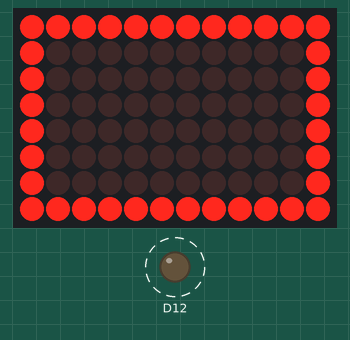
Simulated run of this sketch. Board: Arduino Uno R4 WiFi. Shown: 12×8 LED matrix, output pins drawn as LEDs (lit = HIGH). Dashed ring = blinking.

Above: at 0.25 s.
At 10.15 s:
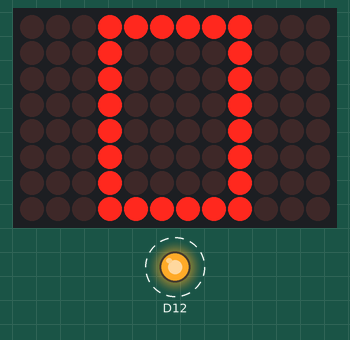
At 19.95 s:
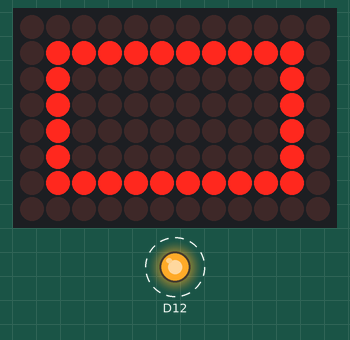
At 39.76 s:
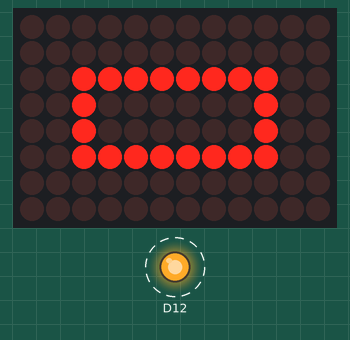
Timing chart, 0 to 40.0 s (numbered marks = the images above):
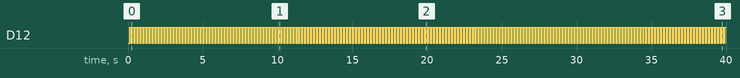

The sketch:

boxes_growing_closing.ino
```cpp
#include <Arduino_LED_Matrix.h>

ArduinoLEDMatrix matrix;

int index = 0;
unsigned long previousMillis = 0; // Variable to store the last time an action was taken
const unsigned long interval = 200; // Interval at which to run the action (e.g., 1000 milliseconds = 1 second)
unsigned long previousLEDMillis = 0; // Variable to store the last time an action was taken
const unsigned long ledInterval = 100; // Interval at which to run the action (e.g., 1000 milliseconds = 1 second)
bool isOn = false;

const uint32_t animation[][4] = {
	{
		0xfff80180,
		0x18018018,
		0x1801fff,
		66
	},
	{
		0x7fe40,
		0x24024024,
		0x27fe000,
		66
	},
	{
		0x3f,
		0xc2042043,
		0xfc000000,
		66
	},
	{
		0x0,
		0x1f81f80,
		0x0,
		66
	},
	{
		0x0,
		0xf00f00,
		0x0,
		66
	},
	{
		0x0,
		0x600600,
		0x0,
		66
	},
	{
		0x0,
		0x600600,
		0x0,
		66
	},
	{
		0x6,
		0x600600,
		0x60000000,
		66
	},
	{
		0xf009,
		0x900900,
		0x900f0000,
		66
	},
	{
		0x1f810810,
		0x81081081,
		0x81081f8,
		66
	},
	{
		0x20420420,
		0x42642642,
		0x4204204,
		66
	},
	{
		0x40240246,
		0x24624624,
		0x62402402,
		66
	},
	{
		0x8018f189,
		0x18918918,
		0x918f1801,
		66
	},
	{
		0x1f810810,
		0x81081081,
		0x81081f8,
		66
	},
	{
		0x20420420,
		0x42642642,
		0x4204204,
		66
	},
	{
		0x40240240,
		0x24f24f24,
		0x2402402,
		66
	},
	{
		0x80180180,
		0x19f99f98,
		0x1801801,
		66
	},
	{
		0x3f,
		0xc2042043,
		0xfc000000,
		66
	},
	{
		0x7fe40,
		0x24024024,
		0x27fe000,
		66
	},
	{
		0xfff80180,
		0x18018018,
		0x1801fff,
		66
	}
};

const int arrayLen = sizeof(animation) / sizeof(animation[0]) - 2;

void setup() {
  matrix.begin();
	pinMode(12, OUTPUT);
}

void loop() {
  unsigned long currentMillis = millis(); // Get the current time

  // Check if the interval has passed since the last time the action was run
  if (currentMillis - previousMillis >= interval) {
    matrix.loadFrame(animation[index]);
    if (index > arrayLen) {
      index = 0;
    } else {
      index = index + 1;
    }
		// Save the current time as the last time the action was run
		// NOTE: this is a crucial step to reset the timer
		previousMillis = currentMillis;
  }

	if (currentMillis - previousLEDMillis >= ledInterval) {
		if (isOn) {
			digitalWrite(12, LOW);
			isOn = false;
		} else {
			digitalWrite(12, HIGH);
			isOn = true;
		}
		// Save the current time as the last time the action was run
		// NOTE: this is a crucial step to reset the timer
		previousLEDMillis = currentMillis;
  }

}
```

Measured:
- by itself, D12: alternates HIGH for 0.10 s and LOW for 0.10 s
